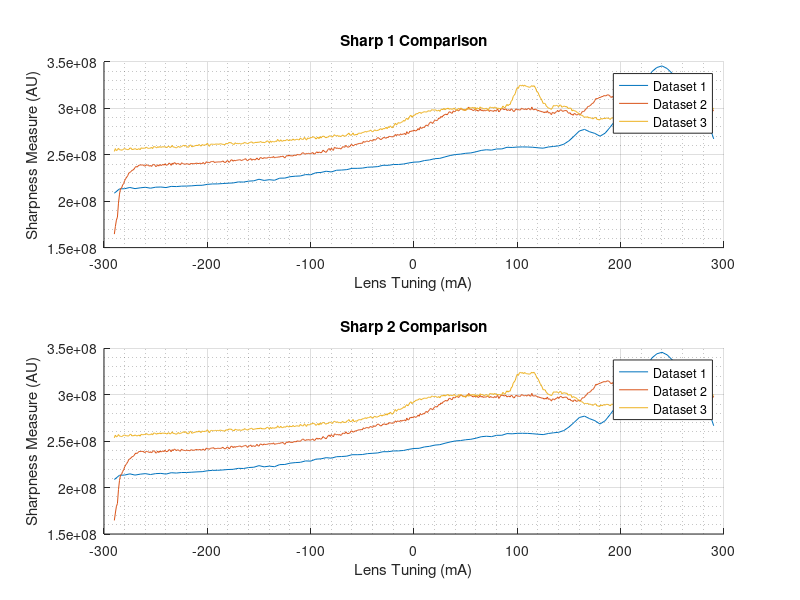

The MATLAB source for this figure: (Note: this script raises an error after producing the figure.)
close all, clear all

load("SharpData.mat");

comparisonSet = {Trial1,Trial2,Trial3};

clearvars -except comparisonSet;

figure; 
subplot(2,1,1); hold on;
for i = 1:length(comparisonSet)
    plot(comparisonSet{i}.nameList,comparisonSet{i}.sharp1);
    leg{i} = sprintf('Dataset %i',i);
end
grid on; grid minor;
title('Sharp 1 Comparison');
xlabel('Lens Tuning (mA)');
ylabel('Sharpness Measure (AU)');
legend(leg)

subplot(2,1,2); hold on;
for i = 1:length(comparisonSet)
    plot(comparisonSet{i}.nameList,comparisonSet{i}.sharp2);
end
grid on; grid minor;
title('Sharp 2 Comparison');
xlabel('Lens Tuning (mA)');
ylabel('Sharpness Measure (AU)');
legend(leg)


%%
getVarName(comparisonSet{1})

function out = getVarName(var)
    out = inputname(1);
end